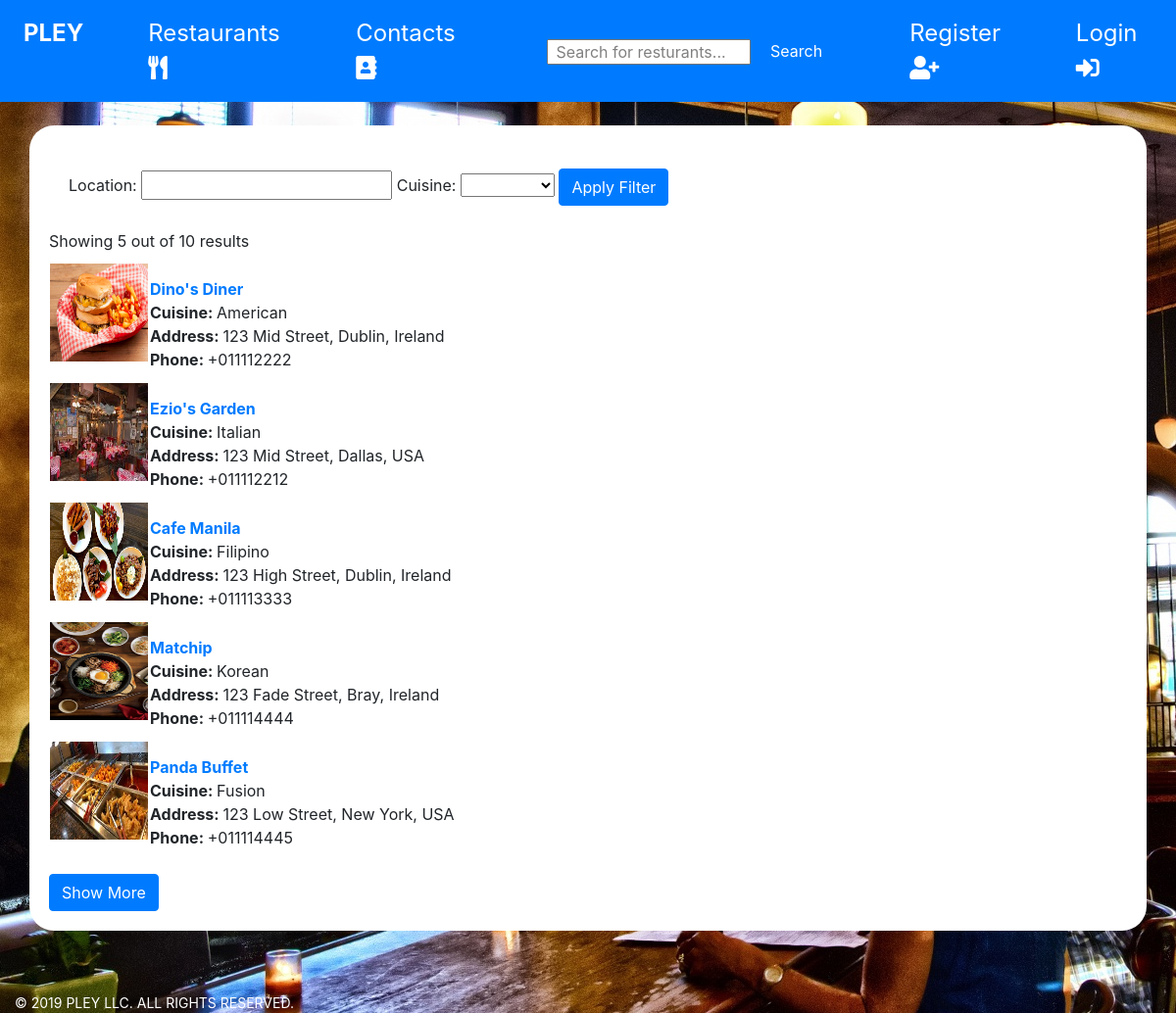
Page /cat_restaurants.php on the committed database.
### tables this page shows
CREATE TABLE `restaurant` (
  `restaurant_id` varchar(6) NOT NULL,
  `res_name` varchar(25) NOT NULL,
  `phone` varchar(13) NOT NULL,
  `address` varchar(60) NOT NULL,
  `city` varchar(25) NOT NULL,
  `country` varchar(25) NOT NULL,
  `cuisine` varchar(20) NOT NULL,
  `reservation` char(1) NOT NULL DEFAULT 'N',
  `website` varchar(30) DEFAULT NULL,
  `res_image` varchar(30) NOT NULL
);

### cat_restaurants.php (the view, shortened to what this page needs)
<?php
    require_once "db.php";
?>
<!DOCTYPE html>
<html lang="en">
<head>
    <link rel="stylesheet" href="https://maxcdn.bootstrapcdn.com/bootstrap/4.3.1/css/bootstrap.min.css">
    <link rel="stylesheet" href="https://use.fontawesome.com/releases/v5.7.0/css/all.css">
    <link rel="stylesheet" href="restaurant.css">
    </head>
<body class="restaurantBackground">
<nav class="navbar navbar-expand-sm bg-primary navbar-dark">
            <ul class="navbar-nav mr-auto">
                <li class="nav-item title active">
                    <a class="nav-link" href="home.php">PLEY</a>
                </li>
                <li class="nav-item tab">
                    <a class="nav-link nav-tab-color" href="#">Restaurants
                    <i class="fas fa-utensils nav-color"></i>
                    </a>
                </li>
                <li class="nav-item tab">
                    <a class="nav-link nav-tab-color" href="contacts.php">Contacts
                    <i class="fas fa-address-book nav-color"></i>
                    </a>
                </li>
            </ul>
            <ul class="navbar-nav mr-auto">
                <li class="nav-item tab">
                    <form id='search-main' name='search-main' action='search_restaurant.php' method='GET'>
                    <input type='text' class='navSearch' id='res_sw' name='res_sw' placeholder='Search for resturants...'>
                    <input type="submit" class="btn btn-primary searchButton" name="search_res" value="Search">
                    </form>
                </li>
            </ul>
            <ul class="navbar-nav">
                <li class="nav-item tab">
                    <a class="nav-color" href="register_user.php" id="profile-register">Register</a>
                    <i class="fas fa-user-alt nav-color" id="profile-register-icon"></i>
                </li>
                <li class="nav-item tab">
                    <a class="nav-color" href="login.php" id="log">Login</a>
                    <i class="fas fa-sign-in-alt nav-color"></i>
                </li>
            </ul>
</nav><br>
<div class="container rounded-corner">
    <div
        ><br>
        <form name="filter_by" id="filter_by" action="cat_restaurants.php" method="GET">
            <label for="filter_location">Location: </label>
            <input type="text" name="filter_location" value=""></input>
            <label for="filter_cuisine">Cuisine: </label>
            <select name="filter_cuisine">
                <option value=""></option>
                <option value="American">American</option>
            </select>
            <input type="submit" name="apply_filter" class="btn btn-primary" value="Apply Filter"/>
        </form>
    </div>
    <div class="all_res">
    <?php
        $sql = "select * from restaurant";
        $query = mysqli_query($conn, $sql);
        if($query == TRUE)
        {
            $num = mysqli_num_rows($query);
            if($num > 0)
            {
                echo "<br><table>";
                if($num <= 5)
                {
                    for($i = 0; $i < $num; $i++)
                    {
                        $row = mysqli_fetch_assoc($query);
                        echo "<tr>";
                        echo "<td><a href='http://localhost/WebDev2/view_restaurant.php?resid=" . $row['restaurant_id'] . " '>
                        <img src='./img/" . $row['res_image'] . "' class='thumbnail'></a></td>";
                        echo "<td><a href='http://localhost/WebDev2/view_restaurant.php?resid=" . $row['restaurant_id'] . " '>
                        <span style='font-weight: bold'>" . $row['res_name'] . "</span></a>";
                        echo "<br><span style='font-weight: bold'>Cuisine: </span>" . $row['cuisine'];
                        echo "<br><span style='font-weight: bold'>Address: </span>" . $row['address'] .
                        ", " . $row['city'] . ", " . $row['country'];
                        echo "<span style='font-weight: bold'>Phone: </span>" . $row['phone'] . "<br></td></a>";
                        echo "</tr>";
                    }
                }
                else
                {
                    $limit = 5;
                    for($i = 0; $i < $limit; $i++)
                    {
                        $row = mysqli_fetch_assoc($query);
                        echo "<tr>";
                        echo "<td><a href='http://localhost/WebDev2/view_restaurant.php?resid=" . $row['restaurant_id'] . " '>
                        <img src='./img/" . $row['res_image'] . "' height='100' width='100'></a></td>";
                        echo "<td><a href='http://localhost/WebDev2/view_restaurant.php?resid=" . $row['restaurant_id'] . " '>
                        <span style='font-weight: bold'><br>" . $row['res_name'] . "</span></a>";
                        echo "<br><span style='font-weight: bold'>Cuisine: </span>" . $row['cuisine'];
                        echo "<br><span style='font-weight: bold'>Address: </span>" . $row['address'] .
                        ", " . $row['city'] . ", " . $row['country'];
                        echo "<br><span style='font-weight: bold'>Phone: </span>" . $row['phone'] . "</td></a>";
                        echo "</tr>";
                    }
                }
                echo "</table><br>";
            }
            else
            {
                echo "No restaurants found";
            }
        }
        else
        {
            echo "Uh oh! It seems like an error has occured";
        }
    ?>
    </div>
    <input type='button' class='more_res btn btn-primary' value='Show More'></input>
</div>
</body>
<footer class="footer-white">
    <br><br><br>
    <bold>© 2019 PLEY LLC. ALL RIGHTS RESERVED.</bold>
</footer>
</html>

### restaurant.css (style rules this page uses)
li.tab { padding-left: 50px; font-size: 24px; }
li.title { font-size: 24px; font-weight: bold; }
form { padding-left: 20px; }
.tab { float: right; }
.nav-color { color: white !important; }
.nav-tab-color { color: white !important; }
.restaurantBackground { background-image: url("img/searchBackground.jpg"); position: relative; }
footer { padding-left: 15px; font-size: 14px; }
.rounded-corner { background-color: #FFFFFF; border-radius: 25px; padding: 20px; width: 100%; height: 100%; }
input.navSearch { width: 65%; height: 5%; }
input.navSearch::placeholder { color: grey; text-align: left; font-size: 16px; padding-left: 5px; }
input.navSearch[type="text"] { font-size: 16px; }
.footer-white { color: white; }

### rows in the picture
restaurant: res_image (picture), res_name "Dino's Diner", cuisine "American", address "123 Mid Street", city "Dublin", country "Ireland", phone "+011112222"
restaurant: res_image (picture), res_name "Ezio's Garden", cuisine "Italian", address "123 Mid Street", city "Dallas", country "USA", phone "+011112212"
restaurant: res_image (picture), res_name "Cafe Manila", cuisine "Filipino", address "123 High Street", city "Dublin", country "Ireland", phone "+011113333"
restaurant: res_image (picture), res_name "Matchip", cuisine "Korean", address "123 Fade Street", city "Bray", country "Ireland", phone "+011114444"
restaurant: res_image (picture), res_name "Panda Buffet", cuisine "Fusion", address "123 Low Street", city "New York", country "USA", phone "+011114445"
